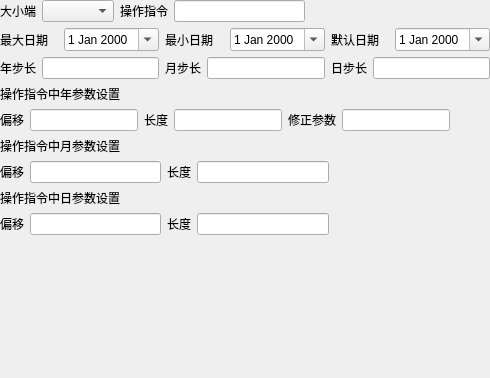
          <widget class="QWidget" name="varDatepage">
           <layout class="QGridLayout" name="gridLayout_6">
            <property name="leftMargin">
             <number>0</number>
            </property>
            <property name="topMargin">
             <number>0</number>
            </property>
            <property name="rightMargin">
             <number>0</number>
            </property>
            <property name="bottomMargin">
             <number>0</number>
            </property>
            <item row="0" column="0">
             <layout class="QHBoxLayout" name="horizontalLayout_142">
              <item>
               <layout class="QHBoxLayout" name="horizontalLayout_94">
                <item>
                 <widget class="QLabel" name="label_120">
                  <property name="enabled">
                   <bool>true</bool>
                  </property>
                  <property name="text">
                   <string>大小端</string>
                  </property>
                 </widget>
                </item>
                <item>
                 <widget class="QComboBox" name="dateEndian"/>
                </item>
               </layout>
              </item>
              <item>
               <layout class="QHBoxLayout" name="horizontalLayout_81">
                <item>
                 <widget class="QLabel" name="label_107">
                  <property name="enabled">
                   <bool>true</bool>
                  </property>
                  <property name="text">
                   <string>操作指令</string>
                  </property>
                 </widget>
                </item>
                <item>
                 <widget class="QLineEdit" name="dateOrder"/>
                </item>
               </layout>
              </item>
              <item>
               <spacer name="horizontalSpacer_9">
                <property name="orientation">
                 <enum>Qt::Horizontal</enum>
                </property>
                <property name="sizeHint" stdset="0">
                 <size>
                  <width>40</width>
                  <height>20</height>
                 </size>
                </property>
               </spacer>
              </item>
             </layout>
            </item>
            <item row="1" column="0">
             <layout class="QHBoxLayout" name="horizontalLayout_143">
              <item>
               <layout class="QHBoxLayout" name="horizontalLayout_79">
                <item>
                 <widget class="QLabel" name="label_8">
                  <property name="enabled">
                   <bool>true</bool>
                  </property>
                  <property name="text">
                   <string>最大日期</string>
                  </property>
                 </widget>
                </item>
                <item>
                 <widget class="QDateEdit" name="dateMaxEdit">
                  <property name="calendarPopup">
                   <bool>true</bool>
                  </property>
                 </widget>
                </item>
               </layout>
              </item>
              <item>
               <layout class="QHBoxLayout" name="horizontalLayout_78">
                <item>
                 <widget class="QLabel" name="label_24">
                  <property name="enabled">
                   <bool>true</bool>
                  </property>
                  <property name="text">
                   <string>最小日期</string>
                  </property>
                 </widget>
                </item>
                <item>
                 <widget class="QDateEdit" name="dateMinEdit">
                  <property name="calendarPopup">
                   <bool>true</bool>
                  </property>
                 </widget>
                </item>
               </layout>
              </item>
              <item>
               <layout class="QHBoxLayout" name="horizontalLayout_7">
                <item>
                 <widget class="QLabel" name="label_25">
                  <property name="enabled">
                   <bool>true</bool>
                  </property>
                  <property name="text">
                   <string>默认日期</string>
                  </property>
                 </widget>
                </item>
                <item>
                 <widget class="QDateEdit" name="dateDefault">
                  <property name="calendarPopup">
                   <bool>true</bool>
                  </property>
                 </widget>
                </item>
               </layout>
              </item>
             </layout>
            </item>
            <item row="2" column="0">
             <layout class="QHBoxLayout" name="horizontalLayout_80">
              <item>
               <layout class="QHBoxLayout" name="horizontalLayout_6">
                <item>
                 <widget class="QLabel" name="label_26">
                  <property name="enabled">
                   <bool>true</bool>
                  </property>
                  <property name="text">
                   <string>年步长</string>
                  </property>
                 </widget>
                </item>
                <item>
                 <widget class="QLineEdit" name="dateYSteplineEdit"/>
                </item>
               </layout>
              </item>
              <item>
               <layout class="QHBoxLayout" name="horizontalLayout_8">
                <item>
                 <widget class="QLabel" name="label_28">
                  <property name="enabled">
                   <bool>true</bool>
                  </property>
                  <property name="text">
                   <string>月步长</string>
                  </property>
                 </widget>
                </item>
                <item>
                 <widget class="QLineEdit" name="dateMSteplineEdit"/>
                </item>
               </layout>
              </item>
              <item>
               <layout class="QHBoxLayout" name="horizontalLayout_10">
                <item>
                 <widget class="QLabel" name="label_30">
                  <property name="enabled">
                   <bool>true</bool>
                  </property>
                  <property name="text">
                   <string>日步长</string>
                  </property>
                 </widget>
                </item>
                <item>
                 <widget class="QLineEdit" name="dateDSteplineEdit"/>
                </item>
               </layout>
              </item>
             </layout>
            </item>
            <item row="3" column="0">
             <layout class="QVBoxLayout" name="verticalLayout">
              <item>
               <widget class="QLabel" name="label_109">
                <property name="enabled">
                 <bool>true</bool>
                </property>
                <property name="text">
                 <string>操作指令中年参数设置</string>
                </property>
               </widget>
              </item>
              <item>
               <layout class="QHBoxLayout" name="horizontalLayout_15">
                <item>
                 <layout class="QHBoxLayout" name="horizontalLayout_83">
                  <item>
                   <widget class="QLabel" name="label_110">
                    <property name="enabled">
                     <bool>true</bool>
                    </property>
                    <property name="text">
                     <string>偏移</string>
                    </property>
                   </widget>
                  </item>
                  <item>
                   <widget class="QLineEdit" name="dateYearOffset"/>
                  </item>
                 </layout>
                </item>
                <item>
                 <layout class="QHBoxLayout" name="horizontalLayout_84">
                  <item>
                   <widget class="QLabel" name="label_111">
                    <property name="enabled">
                     <bool>true</bool>
                    </property>
                    <property name="text">
                     <string>长度</string>
                    </property>
                   </widget>
                  </item>
                  <item>
                   <widget class="QLineEdit" name="dateYearLen"/>
                  </item>
                 </layout>
                </item>
                <item>
                 <layout class="QHBoxLayout" name="horizontalLayout_9">
                  <item>
                   <widget class="QLabel" name="label_108">
                    <property name="enabled">
                     <bool>true</bool>
                    </property>
                    <property name="text">
                     <string>修正参数</string>
                    </property>
                   </widget>
                  </item>
                  <item>
                   <widget class="QLineEdit" name="yearC"/>
                  </item>
                 </layout>
                </item>
                <item>
                 <spacer name="horizontalSpacer_51">
                  <property name="orientation">
                   <enum>Qt::Horizontal</enum>
                  </property>
                  <property name="sizeHint" stdset="0">
                   <size>
                    <width>40</width>
                    <height>20</height>
                   </size>
                  </property>
                 </spacer>
                </item>
               </layout>
              </item>
             </layout>
            </item>
            <item row="4" column="0">
             <layout class="QVBoxLayout" name="verticalLayout_7">
              <item>
               <widget class="QLabel" name="label_113">
                <property name="enabled">
                 <bool>true</bool>
                </property>
                <property name="text">
                 <string>操作指令中月参数设置</string>
                </property>
               </widget>
              </item>
              <item>
               <layout class="QHBoxLayout" name="horizontalLayout_87">
                <item>
                 <layout class="QHBoxLayout" name="horizontalLayout_88">
                  <item>
                   <widget class="QLabel" name="label_114">
                    <property name="enabled">
                     <bool>true</bool>
                    </property>
                    <property name="text">
                     <string>偏移</string>
                    </property>
                   </widget>
                  </item>
                  <item>
                   <widget class="QLineEdit" name="dateMonOffset"/>
                  </item>
                 </layout>
                </item>
                <item>
                 <layout class="QHBoxLayout" name="horizontalLayout_89">
                  <item>
                   <widget class="QLabel" name="label_115">
                    <property name="enabled">
                     <bool>true</bool>
                    </property>
                    <property name="text">
                     <string>长度</string>
                    </property>
                   </widget>
                  </item>
                  <item>
                   <widget class="QLineEdit" name="dateMonLen"/>
                  </item>
                 </layout>
                </item>
                <item>
                 <spacer name="horizontalSpacer_52">
                  <property name="orientation">
                   <enum>Qt::Horizontal</enum>
                  </property>
                  <property name="sizeHint" stdset="0">
                   <size>
                    <width>40</width>
                    <height>20</height>
                   </size>
                  </property>
                 </spacer>
                </item>
               </layout>
              </item>
             </layout>
            </item>
            <item row="5" column="0">
             <layout class="QVBoxLayout" name="verticalLayout_11">
              <item>
               <widget class="QLabel" name="label_117">
                <property name="enabled">
                 <bool>true</bool>
                </property>
                <property name="text">
                 <string>操作指令中日参数设置</string>
                </property>
               </widget>
              </item>
              <item>
               <layout class="QHBoxLayout" name="horizontalLayout_91">
                <item>
                 <layout class="QHBoxLayout" name="horizontalLayout_92">
                  <item>
                   <widget class="QLabel" name="label_118">
                    <property name="enabled">
                     <bool>true</bool>
                    </property>
                    <property name="text">
                     <string>偏移</string>
                    </property>
                   </widget>
                  </item>
                  <item>
                   <widget class="QLineEdit" name="dateDayOffset"/>
                  </item>
                 </layout>
                </item>
                <item>
                 <layout class="QHBoxLayout" name="horizontalLayout_93">
                  <item>
                   <widget class="QLabel" name="label_119">
                    <property name="enabled">
                     <bool>true</bool>
                    </property>
                    <property name="text">
                     <string>长度</string>
                    </property>
                   </widget>
                  </item>
                  <item>
                   <widget class="QLineEdit" name="dateDayLen"/>
                  </item>
                 </layout>
                </item>
                <item>
                 <spacer name="horizontalSpacer_53">
                  <property name="orientation">
                   <enum>Qt::Horizontal</enum>
                  </property>
                  <property name="sizeHint" stdset="0">
                   <size>
                    <width>40</width>
                    <height>20</height>
                   </size>
                  </property>
                 </spacer>
                </item>
               </layout>
              </item>
             </layout>
            </item>
            <item row="6" column="0">
             <spacer name="verticalSpacer_16">
              <property name="orientation">
               <enum>Qt::Vertical</enum>
              </property>
              <property name="sizeHint" stdset="0">
               <size>
                <width>20</width>
                <height>143</height>
               </size>
              </property>
             </spacer>
            </item>
           </layout>
          </widget>
